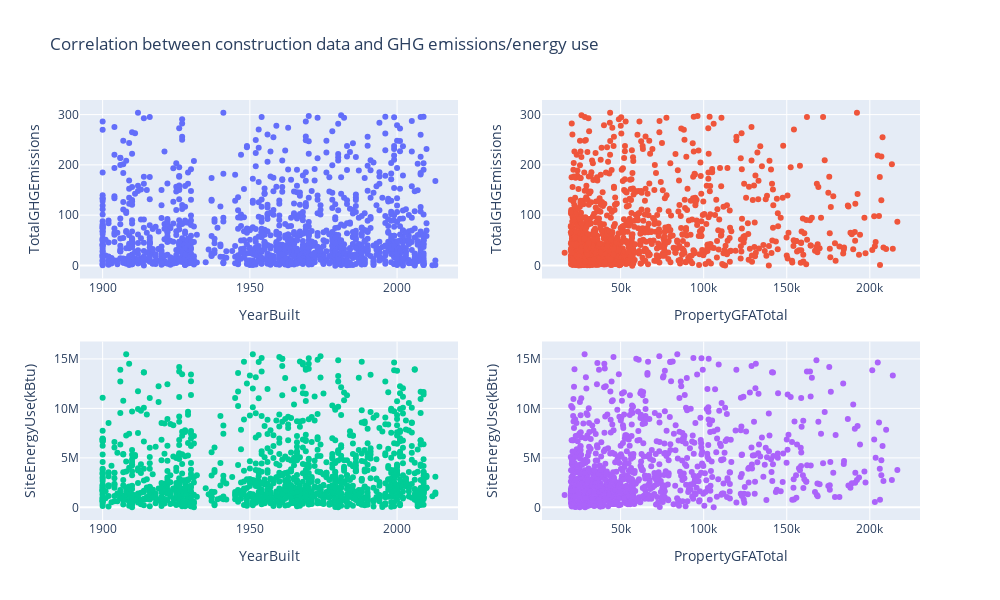

Notebook code cell kept with this figure:
### Code cell
continuous_housing_vars = ['YearBuilt', 'PropertyGFATotal']
fig = make_subplots(rows=2, cols=2)

for j, target_var in enumerate(target_vars):
    for i, var in enumerate(continuous_housing_vars):
        row = (i//2)+ 1 + j
        col=(i%2)+1
            
        fig.add_trace(go.Scatter(x=filter_out_outliers(df, var)[var], y=filter_out_outliers(df, target_var)[target_var], mode='markers'), row=row, col=col)
        fig.update_xaxes(title_text=var, row=row, col=col)
        fig.update_yaxes(title_text= target_var, row=row, col=col)

fig.update_layout(height=600, width= 1000, showlegend=False, title='Correlation between construction data and GHG emissions/energy use')
fig.show()

### Figure 1 — Plotly figure (JSON) as saved in the notebook; plotly's stock layout.template omitted (floating-point values rounded to 4 significant figures; data arrays with more than 128 entries replaced by an {"elided": "..."} marker saying what was removed)
{"data": [{"mode": "markers", "type": "scatter", "x": {"elided": "1454 int values"}, "xaxis": "x", "y": {"elided": "1290 float values"}, "yaxis": "y"}, {"mode": "markers", "type": "scatter", "x": {"elided": "1279 int values"}, "xaxis": "x2", "y": {"elided": "1290 float values"}, "yaxis": "y2"}, {"mode": "markers", "type": "scatter", "x": {"elided": "1454 int values"}, "xaxis": "x3", "y": {"elided": "1288 float values"}, "yaxis": "y3"}, {"mode": "markers", "type": "scatter", "x": {"elided": "1279 int values"}, "xaxis": "x4", "y": {"elided": "1288 float values"}, "yaxis": "y4"}], "layout": {"height": 600, "showlegend": false, "title": {"text": "Correlation between construction data and GHG emissions/energy use"}, "width": 1000, "xaxis": {"anchor": "y", "autorange": true, "domain": [0, 0.45], "range": [1892.0, 2021.0], "title": {"text": "YearBuilt"}, "type": "linear"}, "xaxis2": {"anchor": "y2", "autorange": true, "domain": [0.55, 1], "range": [2666.0, 230200.0], "title": {"text": "PropertyGFATotal"}, "type": "linear"}, "xaxis3": {"anchor": "y3", "autorange": true, "domain": [0, 0.45], "range": [1892.0, 2021.0], "title": {"text": "YearBuilt"}, "type": "linear"}, "xaxis4": {"anchor": "y4", "autorange": true, "domain": [0.55, 1], "range": [2666.0, 230200.0], "title": {"text": "PropertyGFATotal"}, "type": "linear"}, "yaxis": {"anchor": "x", "autorange": true, "domain": [0.575, 1], "range": [-26.01, 329.0], "title": {"text": "TotalGHGEmissions"}, "type": "linear"}, "yaxis2": {"anchor": "x2", "autorange": true, "domain": [0.575, 1], "range": [-26.01, 329.0], "title": {"text": "TotalGHGEmissions"}, "type": "linear"}, "yaxis3": {"anchor": "x3", "autorange": true, "domain": [0, 0.425], "range": [-1281000.0, 16760000.0], "title": {"text": "SiteEnergyUse(kBtu)"}, "type": "linear"}, "yaxis4": {"anchor": "x4", "autorange": true, "domain": [0, 0.425], "range": [-1281000.0, 16760000.0], "title": {"text": "SiteEnergyUse(kBtu)"}, "type": "linear"}}}
